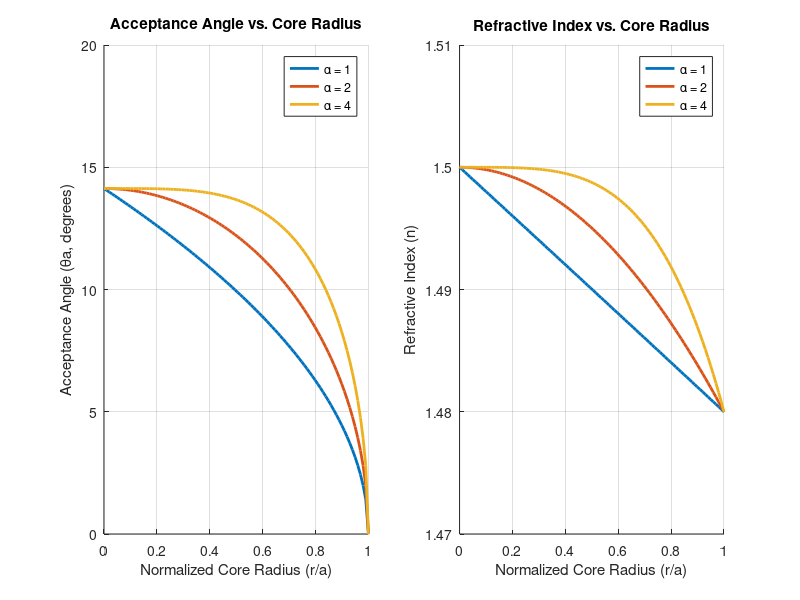

The MATLAB script that drew this image:
% Parameters for graded-index fiber
n1 = 1.5;  % Core refractive index at center
n2 = 1.48;  % Cladding refractive index
delta = (n1^2 - n2^2) / (2 * n1^2);  % Relative refractive index difference
alpha_values = [1, 2, 4];  % Profile parameters
r_a = linspace(0, 1, 100);  % Normalized radius (r/a) from 0 to 1

% Function to calculate refractive index n(r) for a given alpha
function n_r = refractive_index(r_a, alpha, n1, delta)
    n_r = n1 * sqrt(1 - 2 * delta * (r_a .^ alpha));
end

% Function to calculate acceptance angle theta_a (in degrees)
function theta_a = acceptance_angle(r_a, alpha, n1, n2, delta)
    n_r = refractive_index(r_a, alpha, n1, delta);
    NA = sqrt(n_r.^2 - n2^2);  % Numerical aperture
    theta_a = rad2deg(asin(NA));  % Convert to degrees
    theta_a(n_r <= n2) = 0;  % Set to 0 if n(r) <= n2
end

% Create figure with subplots
figure('Position', [100, 100, 1200, 500]);

% Subplot 1: Acceptance Angle vs. Normalized Core Radius
subplot(1, 2, 1);
hold on;
for i = 1:length(alpha_values)
    alpha = alpha_values(i);
    theta_a = acceptance_angle(r_a, alpha, n1, n2, delta);
    plot(r_a, theta_a, 'LineWidth', 2, 'DisplayName', ['α = ' num2str(alpha)]);
end
xlabel('Normalized Core Radius (r/a)');
ylabel('Acceptance Angle (θa, degrees)');
title('Acceptance Angle vs. Core Radius');
legend;
grid on;

% Subplot 2: Refractive Index vs. Normalized Core Radius
subplot(1, 2, 2);
hold on;
for i = 1:length(alpha_values)
    alpha = alpha_values(i);
    n_r = refractive_index(r_a, alpha, n1, delta);
    plot(r_a, n_r, 'LineWidth', 2, 'DisplayName', ['α = ' num2str(alpha)]);
end
xlabel('Normalized Core Radius (r/a)');
ylabel('Refractive Index (n)');
title('Refractive Index vs. Core Radius');
ylim([1.47, 1.51]);  % Set y-axis limits for clarity
legend;
grid on;